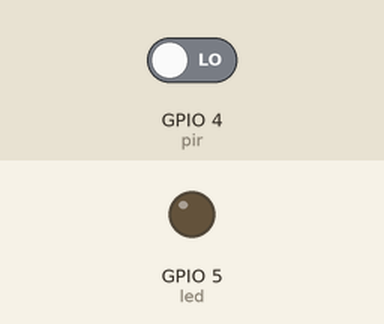
A sketch run on a simulated ESP32. Shown: output pins drawn as LEDs (lit = HIGH). The inputs (shaded band) are chosen by the test bench; at power-on: GPIO 4 (pir) LOW. WiFi joins after 1.5 s; servers stay silent unless stated; uploads are accepted with an empty reply; what the sketch prints to the serial monitor is not drawn.

Above: at 2.7 s.
2.8 s: GPIO 4 (pir) driven HIGH
At 4.8 s:
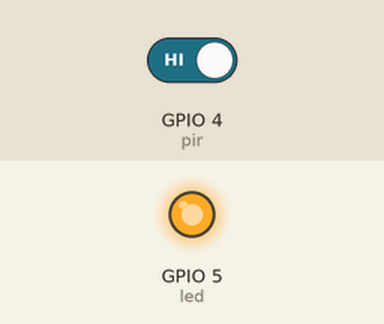
5.8 s: GPIO 4 (pir) driven LOW
At 6.5 s:
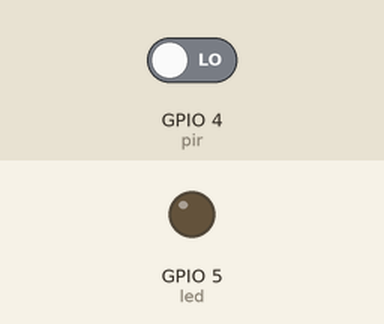
Timing chart, 0 to 8.8 s (numbered marks = the images above; inputs shaded):
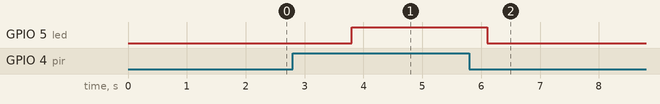

The sketch:

P7.ino
```cpp
#include <WiFi.h>
#include <HTTPClient.h>
const int pir=4; //D4 es el puerto digital para la entrada out del pir
const int led=5; //D5 es el puerto de led de presencia
const char *ssid = "MEGACABLE-2.4G-32A5";
const char *password = "2S7xDhn38u";
const char* serverName = "http://192.168.100.3/sensorpir.php";

void setup() {
Serial.begin(9600);
Serial.print("Configurando el access point...");
WiFi.begin(ssid, password);
while (WiFi.status() != WL_CONNECTED) {
delay(500);
Serial.print(".");
}
Serial.println("");
Serial.println("WiFI connected");
Serial.print("IP: ");
Serial.println(WiFi.localIP());
pinMode(pir, INPUT);
pinMode(led, OUTPUT);
digitalWrite(led,LOW);
}
void loop() {
//--------------------------------------------------sensor PIR------------------------------
int sensor;
int estado;
sensor=digitalRead(pir); //lectura del pir
if(sensor==HIGH){
Serial.println("Ratero");
estado=1;
digitalWrite(led, HIGH);
delay(1000);
}else{
if(sensor==LOW){
Serial.println("No rata");
estado=0;
digitalWrite(led, LOW);
delay(1000);
}
}
delay(100);

//---------------------------------------------fin de script sensor pir-----------------------------------
if(WiFi.status()== WL_CONNECTED){
HTTPClient http;
// Su nombre de dominio con la ruta del URL o la dirección IP
http.begin(serverName);
// Especifica content-type header
http.addHeader("Content-Type", "application/x-www-form-urlencoded");
// Prepara el HTTP POST para solicitar dato
String httpRequestData="&pir="+ String(estado)+"";
int httpResponseCode = http.POST(httpRequestData);
if (httpResponseCode>0) {
Serial.println("HTTP dato enviado");
delay(1000);
}
else {
Serial.print("Error de código: ");
Serial.println(httpResponseCode);
}
http.end();
}
else {
Serial.println("WiFi desconectado");
}
}
```

Measured:
- after the input at 2.8 s, GPIO 5 (led): LOW → HIGH after 1.0 s
- after the input at 5.8 s, GPIO 5 (led): HIGH → LOW after 0.30 s
